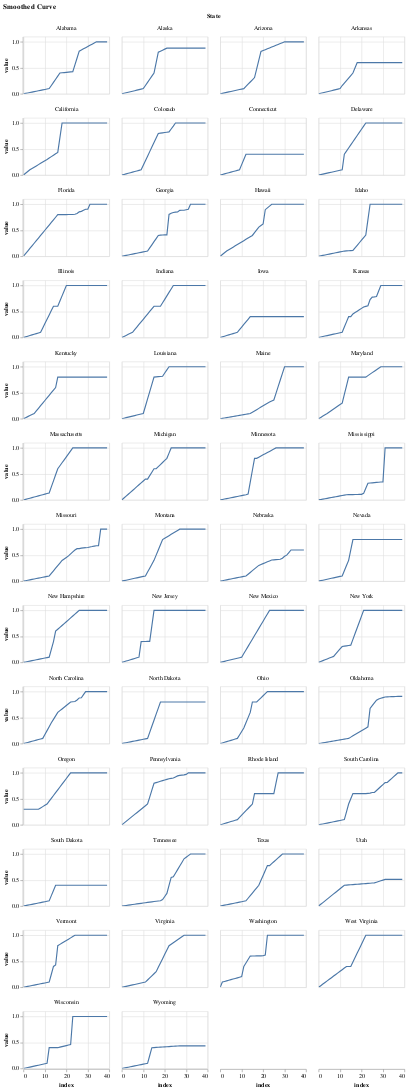

Notebook code for this chart:
### Code cell
chart = alt.Chart(tseries4plot).mark_line().encode(
        x = alt.X("index"),
        y = alt.Y("value", scale=alt.Scale(0,1)),
        facet=alt.Facet('State:O', columns=4),
    )
chart.properties(width=150,height=100,title="Smoothed Curve").interactive()

### Figure 1 — Vega-Lite specification as saved in the notebook (floating-point values rounded to 4 significant figures; data arrays with more than 128 entries replaced by an {"elided": "..."} marker saying what was removed)
{"config": {"view": {"continuousWidth": 400, "continuousHeight": 300}}, "data": {"name": "data-aa0445668bca58a24ac74e22e64a1794"}, "mark": "line", "encoding": {"facet": {"type": "ordinal", "columns": 4, "field": "State"}, "x": {"type": "quantitative", "field": "index"}, "y": {"type": "quantitative", "field": "value", "scale": {"align": 0, "base": 1}}}, "height": 100, "selection": {"selector002": {"type": "interval", "bind": "scales", "encodings": ["x", "y"]}}, "title": "Smoothed Curve", "width": 150, "$schema": "https://vega.github.io/schema/vega-lite/v4.0.2.json", "datasets": {"data-aa0445668bca58a24ac74e22e64a1794": {"elided": "2000 records"}}}
